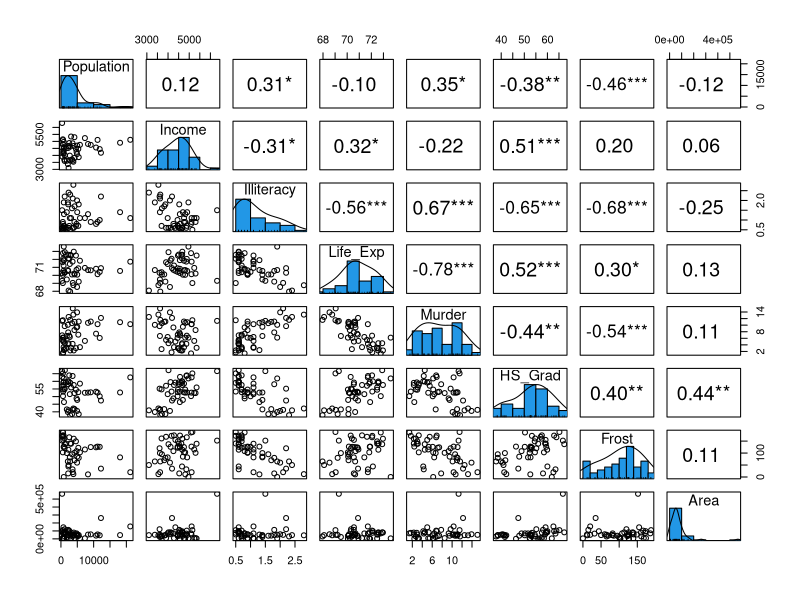
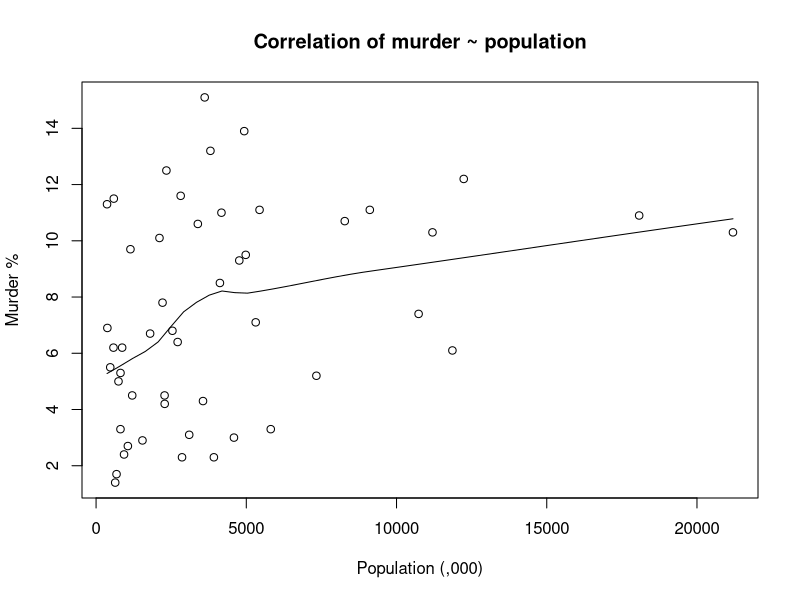
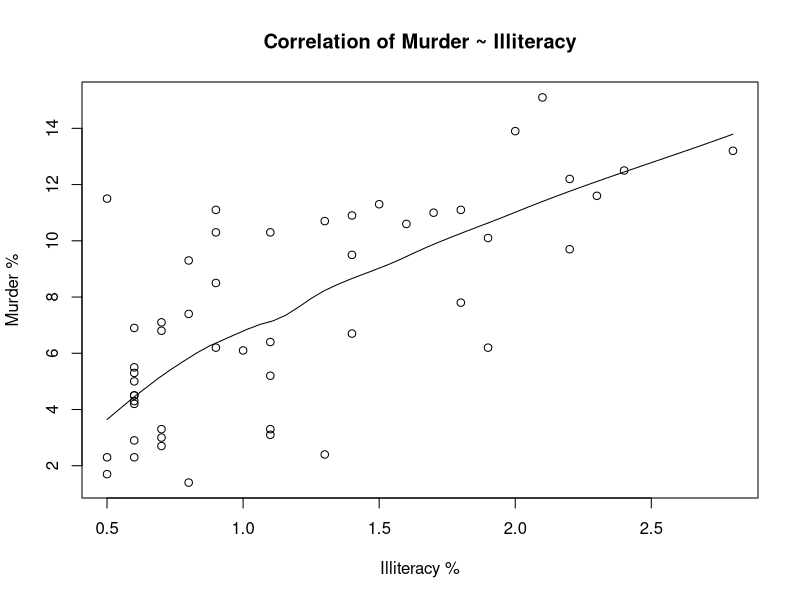
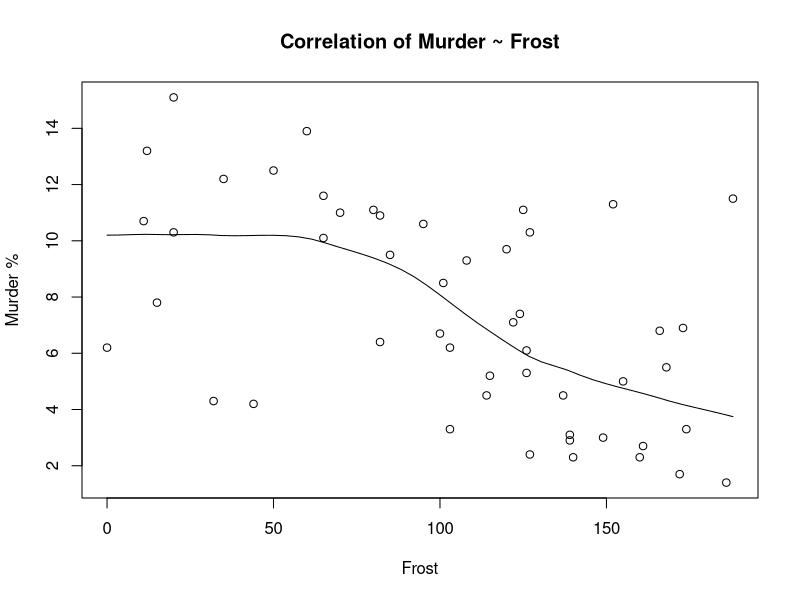
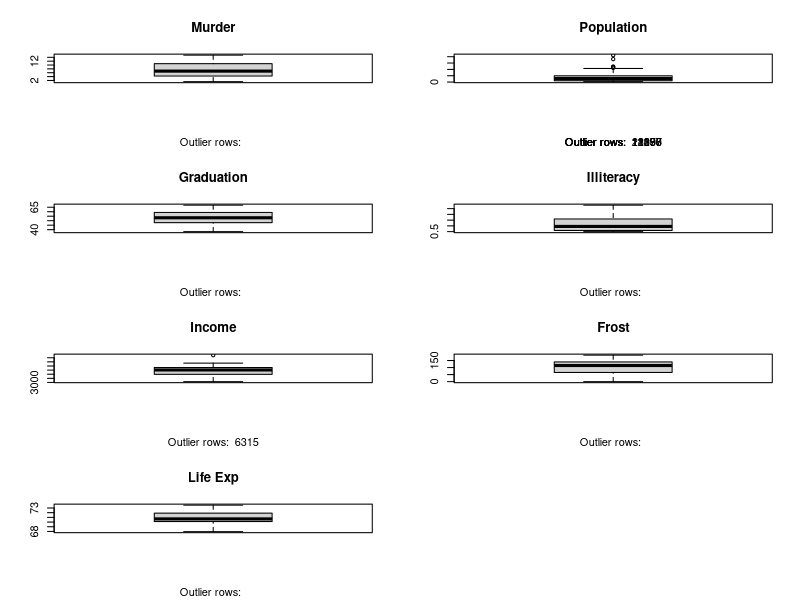

Source code (R) for these figures, in order:
# Practical 9

# Q1
states <- as.data.frame(state.x77)
str(states)

# Renaming Life Exp and HS Grad variables as 
# these will cause possible issues when referring to
# them since they contain a space.
colnames(states)[colnames(states) == "Life Exp"] <- "Life_Exp"
colnames(states)[colnames(states) == "HS Grad"] <- "HS_Grad"

# Q3a
# Examine initial linearity between variables in the dataset
library(psych)
pairs.panels(states,
             smooth = FALSE,      # If TRUE, draws loess smooths
             scale = FALSE,      # If TRUE, scales the correlation text font
             density = TRUE,     # If TRUE, adds density plots and histograms
             ellipses = FALSE,    # If TRUE, draws ellipses
             method = "spearman",# Correlation method (also "pearson" or "kendall")
             pch = 21,           # pch symbol
             lm = FALSE,         # If TRUE, plots linear fit rather than the LOESS (smoothed) fit
             cor = TRUE,         # If TRUE, reports correlations
             jiggle = FALSE,     # If TRUE, data points are jittered
             factor = 2,         # Jittering factor
             hist.col = 4,       # Histograms color
             stars = TRUE,       # If TRUE, adds significance level with stars
             ci = TRUE)          # If TRUE, adds confidence intervals

# Examine linearity in more detail
scatter.smooth(x = states$Population,
               y = states$Murder,
               xlab = "Population (,000)",
               ylab = "Murder %", main = "Correlation of murder ~ population")

# chart appears to have medium correlation
# low correlation (-0.2 < x < 0.2) suggests that 
# much of variation of the response
# variable (Y) is unexplained by the predictor (X)
# in which case, we should probably look for better
# explanatory variables
cor(states$Murder, states$Population)

scatter.smooth(x = states$Illiteracy,
               y = states$Murder,
               main = "Correlation of Murder ~ Illiteracy",
               xlab = "Illiteracy %",
               ylab = "Murder %")

# Examining correlation between murder and illiteracy
cor(states$Murder, states$Illiteracy)

# This is a better correlation value between both variables.
# Lets examine murder and frost variables for correlation.
scatter.smooth(x = states$Frost,
               y = states$Murder,
               main = "Correlation of Murder ~ Frost",
               xlab = "Frost",
               ylab = "Murder %")
cor(states$Murder, states$Frost)

# Examining the other variables
paste("Correlation for Murder and Frost: ", cor(states$Murder, states$Frost))
paste("Correlation for Murder and Illiteracy: ", cor(states$Murder, states$Illiteracy))
paste("Correlation for Murder and Population: ", cor(states$Murder, states$Population))
paste("Correlation for Murder and HS Grad: ", cor(states$Murder, states$HS_Grad))
paste("Correlation for Murder and Income: ", cor(states$Murder, states$Income))
paste("Correlation for Murder and Life Exp: ", cor(states$Murder, states$Life_Exp))
paste("Correlation for Murder and Area: ", cor(states$Murder, states$Area))

# It appears that the variable Area has a vary low correlation with Murder. 
# Therefore I am going to remove it from the dataset. 
# Alternatively we can choose to exclude these independent variables when
# we are constructing the MLR model.

# Q3b
# Check for outliers
opar <- par(no.readonly = TRUE)
par(mfrow = c(4, 2)) # divide graph area in 3 rows by 2 columns
attach(states)
boxplot(Murder,
        main = "Murder",
        sub = paste("Outlier rows: ",
                    boxplot.stats(Murder)$out)) # box plot for 'murder'
boxplot(Population,
        main = "Population",
        sub = paste("Outlier rows: ",
                    boxplot.stats(Population)$out)) # box plot for 'Population'
boxplot(states$HS_Grad,
        main = "Graduation",
        sub = paste("Outlier rows: ",
                    boxplot.stats(states$HS_Grad)$out)) # box plot for 'HS Grad'
boxplot(Illiteracy,
        main = "Illiteracy",
        sub = paste("Outlier rows: ",
                    boxplot.stats(Illiteracy)$out)) # box plot for 'HS Grad'
boxplot(Income,
        main = "Income",
        sub = paste("Outlier rows: ",
                    boxplot.stats(Income)$out)) # box plot for 'HS Grad'
boxplot(Frost,
        main = "Frost",
        sub = paste("Outlier rows: ",
                    boxplot.stats(Frost)$out)) # box plot for 'HS Grad'
boxplot(states$Life_Exp,
        main = "Life Exp",
        sub = paste("Outlier rows: ",
                    boxplot.stats(states$Life_Exp)$out)) # box plot for 'HS␣Grad'
detach(states)
par(opar)

# Both the population and Income variables contain outliers.
# Use boxplot.stats() function to generate relevant outliers
outlier_values <- boxplot.stats(states$Population)$out # outlier values.
paste("Population outliers: ", paste(outlier_values, collapse=", "))

# Use boxplot.stats() function to generate relevant outliers
outlier_values <- boxplot.stats(states$Income)$out # outlier values.
paste("Income outliers: ", paste(outlier_values, collapse=", "))
